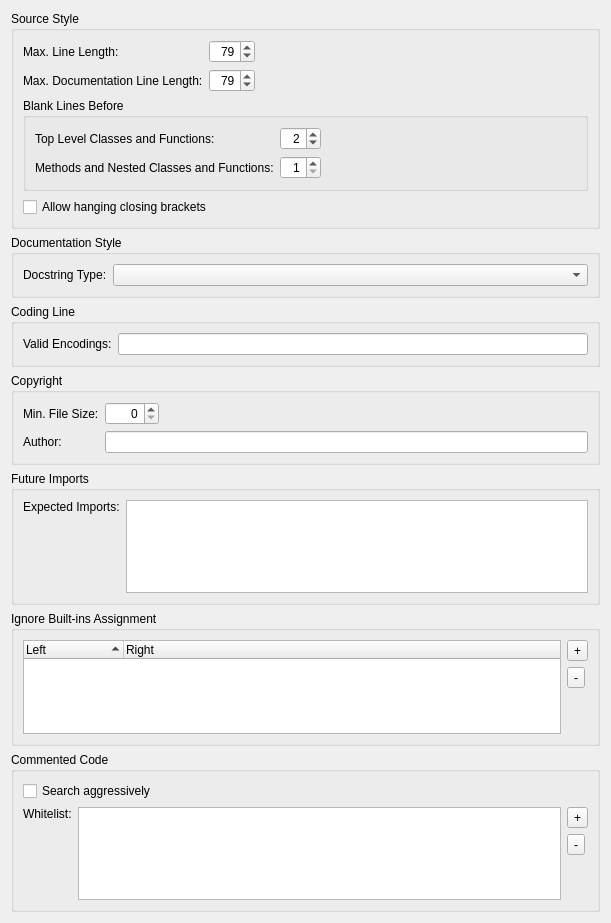
             <widget class="QWidget" name="scrollAreaWidgetContents">
              <property name="geometry">
               <rect>
                <x>0</x>
                <y>0</y>
                <width>611</width>
                <height>923</height>
               </rect>
              </property>
              <layout class="QVBoxLayout" name="verticalLayout_4">
               <item>
                <widget class="QGroupBox" name="groupBox">
                 <property name="title">
                  <string>Source Style</string>
                 </property>
                 <layout class="QVBoxLayout" name="verticalLayout_2">
                  <item>
                   <layout class="QGridLayout" name="gridLayout_5">
                    <item row="0" column="0">
                     <widget class="QLabel" name="label_5">
                      <property name="text">
                       <string>Max. Line Length:</string>
                      </property>
                     </widget>
                    </item>
                    <item row="0" column="1">
                     <widget class="QSpinBox" name="lineLengthSpinBox">
                      <property name="toolTip">
                       <string>Enter the maximum allowed line length (PEP-8: 79 characters)</string>
                      </property>
                      <property name="alignment">
                       <set>Qt::AlignRight|Qt::AlignTrailing|Qt::AlignVCenter</set>
                      </property>
                      <property name="minimum">
                       <number>60</number>
                      </property>
                      <property name="maximum">
                       <number>119</number>
                      </property>
                      <property name="value">
                       <number>79</number>
                      </property>
                     </widget>
                    </item>
                    <item row="1" column="0">
                     <widget class="QLabel" name="label_17">
                      <property name="text">
                       <string>Max. Documentation Line Length:</string>
                      </property>
                     </widget>
                    </item>
                    <item row="1" column="1">
                     <widget class="QSpinBox" name="docLineLengthSpinBox">
                      <property name="toolTip">
                       <string>Enter the maximum allowed line length (PEP-8: 79 characters)</string>
                      </property>
                      <property name="alignment">
                       <set>Qt::AlignRight|Qt::AlignTrailing|Qt::AlignVCenter</set>
                      </property>
                      <property name="minimum">
                       <number>60</number>
                      </property>
                      <property name="maximum">
                       <number>119</number>
                      </property>
                      <property name="value">
                       <number>79</number>
                      </property>
                     </widget>
                    </item>
                    <item row="0" column="2">
                     <spacer name="horizontalSpacer_3">
                      <property name="orientation">
                       <enum>Qt::Horizontal</enum>
                      </property>
                      <property name="sizeHint" stdset="0">
                       <size>
                        <width>40</width>
                        <height>20</height>
                       </size>
                      </property>
                     </spacer>
                    </item>
                   </layout>
                  </item>
                  <item>
                   <widget class="QGroupBox" name="groupBox_8">
                    <property name="title">
                     <string>Blank Lines Before</string>
                    </property>
                    <layout class="QGridLayout" name="gridLayout_3">
                     <item row="0" column="0">
                      <widget class="QLabel" name="label_15">
                       <property name="text">
                        <string>Top Level Classes and Functions:</string>
                       </property>
                      </widget>
                     </item>
                     <item row="0" column="1">
                      <widget class="QSpinBox" name="blankBeforeTopLevelSpinBox">
                       <property name="toolTip">
                        <string>Enter the number of blank lines before top level classes and functions</string>
                       </property>
                       <property name="alignment">
                        <set>Qt::AlignRight|Qt::AlignTrailing|Qt::AlignVCenter</set>
                       </property>
                       <property name="minimum">
                        <number>1</number>
                       </property>
                       <property name="maximum">
                        <number>10</number>
                       </property>
                       <property name="value">
                        <number>2</number>
                       </property>
                      </widget>
                     </item>
                     <item row="0" column="2">
                      <spacer name="horizontalSpacer_6">
                       <property name="orientation">
                        <enum>Qt::Horizontal</enum>
                       </property>
                       <property name="sizeHint" stdset="0">
                        <size>
                         <width>153</width>
                         <height>20</height>
                        </size>
                       </property>
                      </spacer>
                     </item>
                     <item row="1" column="0">
                      <widget class="QLabel" name="label_16">
                       <property name="text">
                        <string>Methods and Nested Classes and Functions:</string>
                       </property>
                      </widget>
                     </item>
                     <item row="1" column="1">
                      <widget class="QSpinBox" name="blankBeforeMethodSpinBox">
                       <property name="toolTip">
                        <string>Enter the number of blank lines before methods and nested classes or functions</string>
                       </property>
                       <property name="alignment">
                        <set>Qt::AlignRight|Qt::AlignTrailing|Qt::AlignVCenter</set>
                       </property>
                       <property name="minimum">
                        <number>1</number>
                       </property>
                       <property name="maximum">
                        <number>10</number>
                       </property>
                       <property name="value">
                        <number>1</number>
                       </property>
                      </widget>
                     </item>
                    </layout>
                   </widget>
                  </item>
                  <item>
                   <widget class="QCheckBox" name="hangClosingCheckBox">
                    <property name="toolTip">
                     <string>Select to allow hanging closing brackets</string>
                    </property>
                    <property name="text">
                     <string>Allow hanging closing brackets</string>
                    </property>
                   </widget>
                  </item>
                 </layout>
                </widget>
               </item>
               <item>
                <widget class="QGroupBox" name="groupBox_2">
                 <property name="title">
                  <string>Documentation Style</string>
                 </property>
                 <layout class="QHBoxLayout" name="horizontalLayout_3">
                  <item>
                   <widget class="QLabel" name="label_7">
                    <property name="text">
                     <string>Docstring Type:</string>
                    </property>
                   </widget>
                  </item>
                  <item>
                   <widget class="QComboBox" name="docTypeComboBox">
                    <property name="sizePolicy">
                     <sizepolicy hsizetype="Expanding" vsizetype="Fixed">
                      <horstretch>0</horstretch>
                      <verstretch>0</verstretch>
                     </sizepolicy>
                    </property>
                    <property name="toolTip">
                     <string>Select the rule set for docstrings</string>
                    </property>
                   </widget>
                  </item>
                 </layout>
                </widget>
               </item>
               <item>
                <widget class="QGroupBox" name="groupBox_4">
                 <property name="title">
                  <string>Coding Line</string>
                 </property>
                 <layout class="QHBoxLayout" name="horizontalLayout_6">
                  <item>
                   <widget class="QLabel" name="label_9">
                    <property name="text">
                     <string>Valid Encodings:</string>
                    </property>
                   </widget>
                  </item>
                  <item>
                   <widget class="QLineEdit" name="encodingsEdit">
                    <property name="toolTip">
                     <string>Enter valid encodings separated by a comma (leave empty to use defaults)</string>
                    </property>
                    <property name="clearButtonEnabled">
                     <bool>true</bool>
                    </property>
                   </widget>
                  </item>
                 </layout>
                </widget>
               </item>
               <item>
                <widget class="QGroupBox" name="groupBox_5">
                 <property name="title">
                  <string>Copyright</string>
                 </property>
                 <layout class="QGridLayout" name="gridLayout">
                  <item row="0" column="0">
                   <widget class="QLabel" name="label_10">
                    <property name="text">
                     <string>Min. File Size:</string>
                    </property>
                   </widget>
                  </item>
                  <item row="0" column="1">
                   <widget class="QSpinBox" name="copyrightFileSizeSpinBox">
                    <property name="toolTip">
                     <string>Enter the minimum size a file must have to be checked (0 for all files)</string>
                    </property>
                    <property name="alignment">
                     <set>Qt::AlignRight|Qt::AlignTrailing|Qt::AlignVCenter</set>
                    </property>
                    <property name="maximum">
                     <number>4096</number>
                    </property>
                   </widget>
                  </item>
                  <item row="0" column="2">
                   <spacer name="horizontalSpacer_2">
                    <property name="orientation">
                     <enum>Qt::Horizontal</enum>
                    </property>
                    <property name="sizeHint" stdset="0">
                     <size>
                      <width>324</width>
                      <height>20</height>
                     </size>
                    </property>
                   </spacer>
                  </item>
                  <item row="1" column="0">
                   <widget class="QLabel" name="label_11">
                    <property name="text">
                     <string>Author:</string>
                    </property>
                   </widget>
                  </item>
                  <item row="1" column="1" colspan="2">
                   <widget class="QLineEdit" name="copyrightAuthorEdit">
                    <property name="toolTip">
                     <string>Enter a copyright author name to check for (leave empty to omit this check)</string>
                    </property>
                    <property name="clearButtonEnabled">
                     <bool>true</bool>
                    </property>
                   </widget>
                  </item>
                 </layout>
                </widget>
               </item>
               <item>
                <widget class="QGroupBox" name="groupBox_6">
                 <property name="title">
                  <string>Future Imports</string>
                 </property>
                 <layout class="QHBoxLayout" name="horizontalLayout_7">
                  <item>
                   <widget class="QLabel" name="label_12">
                    <property name="text">
                     <string>Expected Imports:</string>
                    </property>
                    <property name="alignment">
                     <set>Qt::AlignLeading|Qt::AlignLeft|Qt::AlignTop</set>
                    </property>
                   </widget>
                  </item>
                  <item>
                   <widget class="QListWidget" name="futuresList">
                    <property name="alternatingRowColors">
                     <bool>true</bool>
                    </property>
                    <property name="selectionMode">
                     <enum>QAbstractItemView::ExtendedSelection</enum>
                    </property>
                    <property name="sortingEnabled">
                     <bool>true</bool>
                    </property>
                   </widget>
                  </item>
                 </layout>
                </widget>
               </item>
               <item>
                <widget class="QGroupBox" name="groupBox_7">
                 <property name="title">
                  <string>Ignore Built-ins Assignment</string>
                 </property>
                 <layout class="QHBoxLayout" name="horizontalLayout_8">
                  <item>
                   <widget class="QTreeWidget" name="builtinsAssignmentList">
                    <property name="alternatingRowColors">
                     <bool>true</bool>
                    </property>
                    <property name="rootIsDecorated">
                     <bool>false</bool>
                    </property>
                    <property name="sortingEnabled">
                     <bool>true</bool>
                    </property>
                    <column>
                     <property name="text">
                      <string>Left</string>
                     </property>
                    </column>
                    <column>
                     <property name="text">
                      <string>Right</string>
                     </property>
                    </column>
                   </widget>
                  </item>
                  <item>
                   <layout class="QVBoxLayout" name="verticalLayout_5">
                    <item>
                     <widget class="QToolButton" name="addBuiltinButton">
                      <property name="toolTip">
                       <string>Press to add a built-in assignment to be ignored</string>
                      </property>
                      <property name="text">
                       <string notr="true">+</string>
                      </property>
                     </widget>
                    </item>
                    <item>
                     <widget class="QToolButton" name="deleteBuiltinButton">
                      <property name="toolTip">
                       <string>Press to delete the selected entries</string>
                      </property>
                      <property name="text">
                       <string notr="true">-</string>
                      </property>
                     </widget>
                    </item>
                    <item>
                     <spacer name="verticalSpacer_3">
                      <property name="orientation">
                       <enum>Qt::Vertical</enum>
                      </property>
                      <property name="sizeHint" stdset="0">
                       <size>
                        <width>20</width>
                        <height>40</height>
                       </size>
                      </property>
                     </spacer>
                    </item>
                   </layout>
                  </item>
                 </layout>
                </widget>
               </item>
               <item>
                <widget class="QGroupBox" name="groupBox_9">
                 <property name="title">
                  <string>Commented Code</string>
                 </property>
                 <layout class="QGridLayout" name="gridLayout_8">
                  <item row="0" column="0" colspan="3">
                   <widget class="QCheckBox" name="aggressiveCheckBox">
                    <property name="toolTip">
                     <string>Select to search for commented code more aggressively. This may increase the number of false positives.</string>
                    </property>
                    <property name="text">
                     <string>Search aggressively</string>
                    </property>
                   </widget>
                  </item>
                  <item row="1" column="0">
                   <widget class="QLabel" name="label_30">
                    <property name="text">
                     <string>Whitelist:</string>
                    </property>
                    <property name="alignment">
                     <set>Qt::AlignLeading|Qt::AlignLeft|Qt::AlignTop</set>
                    </property>
                   </widget>
                  </item>
                  <item row="1" column="1">
                   <widget class="QListWidget" name="whitelistWidget"/>
                  </item>
                  <item row="1" column="2">
                   <layout class="QVBoxLayout" name="verticalLayout_6">
                    <item>
                     <widget class="QToolButton" name="addWhitelistButton">
                      <property name="toolTip">
                       <string>Press to add a commented code whitelist pattern</string>
                      </property>
                      <property name="text">
                       <string notr="true">+</string>
                      </property>
                     </widget>
                    </item>
                    <item>
                     <widget class="QToolButton" name="deleteWhitelistButton">
                      <property name="toolTip">
                       <string>Press to delete the selected entries</string>
                      </property>
                      <property name="text">
                       <string notr="true">-</string>
                      </property>
                     </widget>
                    </item>
                    <item>
                     <spacer name="verticalSpacer_6">
                      <property name="orientation">
                       <enum>Qt::Vertical</enum>
                      </property>
                      <property name="sizeHint" stdset="0">
                       <size>
                        <width>20</width>
                        <height>40</height>
                       </size>
                      </property>
                     </spacer>
                    </item>
                   </layout>
                  </item>
                 </layout>
                </widget>
               </item>
              </layout>
             </widget>
